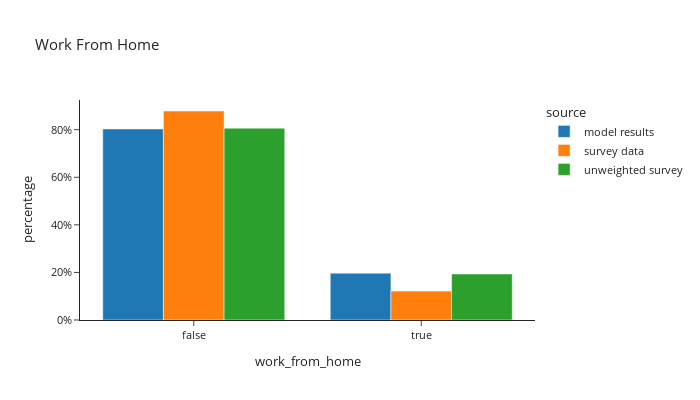

The notebook cell this image was saved under:
### Markdown cell above
## Work From Home

### Code cell
df_plot = per_data.groupby(['source','work_from_home'])['person_weight'].sum().reset_index()

df_plot['percentage'] = df_plot.groupby(['source'], group_keys=False)['person_weight']. \
    apply(lambda x: x / float(x.sum()))
df_plot['source'] = df_plot['source'].astype(pd.CategoricalDtype(['model results', 'survey data', 'unweighted survey']))

fig = px.bar(df_plot.sort_values(by=['source']), x="work_from_home", y="percentage", color="source",
             barmode="group",template="simple_white",
             title="Work From Home")
fig.update_layout(height=400, width=700, font=dict(size=11), yaxis_tickformat = '.0%')
fig.show()

### Figure 1 — Plotly figure (JSON) as saved in the notebook; plotly's stock layout.template omitted (floating-point values rounded to 4 significant figures)
{"data": [{"alignmentgroup": "True", "hovertemplate": "source=model results<br>work_from_home=%{x}<br>percentage=%{y}<extra></extra>", "legendgroup": "model results", "marker": {"color": "#1F77B4", "pattern": {"shape": ""}}, "name": "model results", "offsetgroup": "model results", "orientation": "v", "showlegend": true, "textposition": "auto", "type": "bar", "x": [false, true], "xaxis": "x", "y": [0.803, 0.197], "yaxis": "y"}, {"alignmentgroup": "True", "hovertemplate": "source=survey data<br>work_from_home=%{x}<br>percentage=%{y}<extra></extra>", "legendgroup": "survey data", "marker": {"color": "#FF7F0E", "pattern": {"shape": ""}}, "name": "survey data", "offsetgroup": "survey data", "orientation": "v", "showlegend": true, "textposition": "auto", "type": "bar", "x": [false, true], "xaxis": "x", "y": [0.8785, 0.1215], "yaxis": "y"}, {"alignmentgroup": "True", "hovertemplate": "source=unweighted survey<br>work_from_home=%{x}<br>percentage=%{y}<extra></extra>", "legendgroup": "unweighted survey", "marker": {"color": "#2CA02C", "pattern": {"shape": ""}}, "name": "unweighted survey", "offsetgroup": "unweighted survey", "orientation": "v", "showlegend": true, "textposition": "auto", "type": "bar", "x": [false, true], "xaxis": "x", "y": [0.8065, 0.1935], "yaxis": "y"}], "layout": {"barmode": "group", "font": {"size": 11}, "height": 400, "legend": {"title": {"text": "source"}, "tracegroupgap": 0}, "title": {"text": "Work From Home"}, "width": 700, "xaxis": {"anchor": "y", "domain": [0.0, 1.0], "title": {"text": "work_from_home"}}, "yaxis": {"anchor": "x", "domain": [0.0, 1.0], "tickformat": ".0%", "title": {"text": "percentage"}}}}
